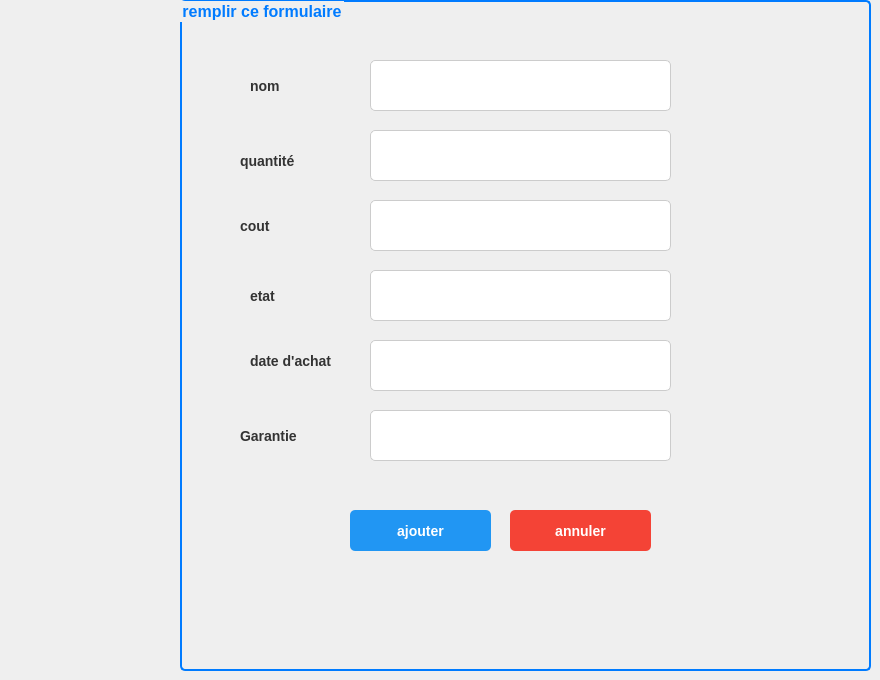
      <widget class="QWidget" name="page_8">
       <widget class="QGroupBox" name="groupBox_3">
        <property name="geometry">
         <rect>
          <x>180</x>
          <y>0</y>
          <width>691</width>
          <height>671</height>
         </rect>
        </property>
        <property name="styleSheet">
         <string notr="true">QGroupBox {
    border: 2px solid #007bff;
    border-radius: 5px;
    padding: 10px;
    font-size: 16px;
    font-weight: bold;
    color: #007bff;
}
</string>
        </property>
        <property name="title">
         <string>remplir ce formulaire</string>
        </property>
        <widget class="QLineEdit" name="lineEdit_10">
         <property name="geometry">
          <rect>
           <x>190</x>
           <y>60</y>
           <width>301</width>
           <height>51</height>
          </rect>
         </property>
         <property name="styleSheet">
          <string notr="true">QLineEdit {
    background-color: #ffffff; /* Fond blanc */
    border: 1px solid #cccccc; /* Bordure grise */
    border-radius: 5px; /* Coins arrondis */
    padding: 8px; /* Espace intérieur */
    font-size: 14px; /* Taille de la police */
    color: #333333; /* Couleur du texte gris foncé */
}

QLineEdit:focus {
    border: 2px solid #2196f3; /* Bordure bleue lorsqu'il est sélectionné */
}</string>
         </property>
         <property name="text">
          <string/>
         </property>
        </widget>
        <widget class="QLineEdit" name="lineEdit_11">
         <property name="geometry">
          <rect>
           <x>190</x>
           <y>130</y>
           <width>301</width>
           <height>51</height>
          </rect>
         </property>
         <property name="styleSheet">
          <string notr="true">QLineEdit {
    background-color: #ffffff; /* Fond blanc */
    border: 1px solid #cccccc; /* Bordure grise */
    border-radius: 5px; /* Coins arrondis */
    padding: 8px; /* Espace intérieur */
    font-size: 14px; /* Taille de la police */
    color: #333333; /* Couleur du texte gris foncé */
}

QLineEdit:focus {
    border: 2px solid #2196f3; /* Bordure bleue lorsqu'il est sélectionné */
}</string>
         </property>
         <property name="text">
          <string/>
         </property>
        </widget>
        <widget class="QLineEdit" name="lineEdit_12">
         <property name="geometry">
          <rect>
           <x>190</x>
           <y>340</y>
           <width>301</width>
           <height>51</height>
          </rect>
         </property>
         <property name="styleSheet">
          <string notr="true">QLineEdit {
    background-color: #ffffff; /* Fond blanc */
    border: 1px solid #cccccc; /* Bordure grise */
    border-radius: 5px; /* Coins arrondis */
    padding: 8px; /* Espace intérieur */
    font-size: 14px; /* Taille de la police */
    color: #333333; /* Couleur du texte gris foncé */
}

QLineEdit:focus {
    border: 2px solid #2196f3; /* Bordure bleue lorsqu'il est sélectionné */
}</string>
         </property>
         <property name="text">
          <string/>
         </property>
        </widget>
        <widget class="QLineEdit" name="lineEdit_13">
         <property name="geometry">
          <rect>
           <x>190</x>
           <y>270</y>
           <width>301</width>
           <height>51</height>
          </rect>
         </property>
         <property name="styleSheet">
          <string notr="true">QLineEdit {
    background-color: #ffffff; /* Fond blanc */
    border: 1px solid #cccccc; /* Bordure grise */
    border-radius: 5px; /* Coins arrondis */
    padding: 8px; /* Espace intérieur */
    font-size: 14px; /* Taille de la police */
    color: #333333; /* Couleur du texte gris foncé */
}

QLineEdit:focus {
    border: 2px solid #2196f3; /* Bordure bleue lorsqu'il est sélectionné */
}</string>
         </property>
         <property name="text">
          <string/>
         </property>
        </widget>
        <widget class="QLineEdit" name="lineEdit_14">
         <property name="geometry">
          <rect>
           <x>190</x>
           <y>200</y>
           <width>301</width>
           <height>51</height>
          </rect>
         </property>
         <property name="styleSheet">
          <string notr="true">QLineEdit {
    background-color: #ffffff; /* Fond blanc */
    border: 1px solid #cccccc; /* Bordure grise */
    border-radius: 5px; /* Coins arrondis */
    padding: 8px; /* Espace intérieur */
    font-size: 14px; /* Taille de la police */
    color: #333333; /* Couleur du texte gris foncé */
}

QLineEdit:focus {
    border: 2px solid #2196f3; /* Bordure bleue lorsqu'il est sélectionné */
}</string>
         </property>
         <property name="text">
          <string/>
         </property>
        </widget>
        <widget class="QLineEdit" name="lineEdit_15">
         <property name="geometry">
          <rect>
           <x>190</x>
           <y>410</y>
           <width>301</width>
           <height>51</height>
          </rect>
         </property>
         <property name="styleSheet">
          <string notr="true">QLineEdit {
    background-color: #ffffff; /* Fond blanc */
    border: 1px solid #cccccc; /* Bordure grise */
    border-radius: 5px; /* Coins arrondis */
    padding: 8px; /* Espace intérieur */
    font-size: 14px; /* Taille de la police */
    color: #333333; /* Couleur du texte gris foncé */
}

QLineEdit:focus {
    border: 2px solid #2196f3; /* Bordure bleue lorsqu'il est sélectionné */
}</string>
         </property>
         <property name="text">
          <string/>
         </property>
        </widget>
        <widget class="QLabel" name="label_6">
         <property name="geometry">
          <rect>
           <x>70</x>
           <y>60</y>
           <width>111</width>
           <height>51</height>
          </rect>
         </property>
         <property name="styleSheet">
          <string notr="true">QLabel {
    font-size: 14px; /* Taille de la police */
    font-weight: bold; /* Texte en gras */
    color: #333333; /* Couleur du texte gris foncé */
}</string>
         </property>
         <property name="text">
          <string>nom</string>
         </property>
        </widget>
        <widget class="QLabel" name="label_14">
         <property name="geometry">
          <rect>
           <x>60</x>
           <y>140</y>
           <width>111</width>
           <height>41</height>
          </rect>
         </property>
         <property name="styleSheet">
          <string notr="true">QLabel {
    font-size: 14px; /* Taille de la police */
    font-weight: bold; /* Texte en gras */
    color: #333333; /* Couleur du texte gris foncé */
}</string>
         </property>
         <property name="text">
          <string>quantité</string>
         </property>
        </widget>
        <widget class="QLabel" name="label_15">
         <property name="geometry">
          <rect>
           <x>60</x>
           <y>210</y>
           <width>121</width>
           <height>31</height>
          </rect>
         </property>
         <property name="styleSheet">
          <string notr="true">QLabel {
    font-size: 14px; /* Taille de la police */
    font-weight: bold; /* Texte en gras */
    color: #333333; /* Couleur du texte gris foncé */
}</string>
         </property>
         <property name="text">
          <string>cout</string>
         </property>
        </widget>
        <widget class="QLabel" name="label_16">
         <property name="geometry">
          <rect>
           <x>70</x>
           <y>280</y>
           <width>111</width>
           <height>31</height>
          </rect>
         </property>
         <property name="styleSheet">
          <string notr="true">QLabel {
    font-size: 14px; /* Taille de la police */
    font-weight: bold; /* Texte en gras */
    color: #333333; /* Couleur du texte gris foncé */
}</string>
         </property>
         <property name="text">
          <string>etat</string>
         </property>
        </widget>
        <widget class="QLabel" name="label_17">
         <property name="geometry">
          <rect>
           <x>70</x>
           <y>340</y>
           <width>101</width>
           <height>41</height>
          </rect>
         </property>
         <property name="styleSheet">
          <string notr="true">QLabel {
    font-size: 14px; /* Taille de la police */
    font-weight: bold; /* Texte en gras */
    color: #333333; /* Couleur du texte gris foncé */
}</string>
         </property>
         <property name="text">
          <string>date d'achat</string>
         </property>
        </widget>
        <widget class="QLabel" name="label_18">
         <property name="geometry">
          <rect>
           <x>60</x>
           <y>410</y>
           <width>111</width>
           <height>51</height>
          </rect>
         </property>
         <property name="styleSheet">
          <string notr="true">QLabel {
    font-size: 14px; /* Taille de la police */
    font-weight: bold; /* Texte en gras */
    color: #333333; /* Couleur du texte gris foncé */
}</string>
         </property>
         <property name="text">
          <string>Garantie</string>
         </property>
        </widget>
        <widget class="QPushButton" name="pushButton_3">
         <property name="geometry">
          <rect>
           <x>170</x>
           <y>510</y>
           <width>141</width>
           <height>41</height>
          </rect>
         </property>
         <property name="styleSheet">
          <string notr="true">QPushButton {
    background-color: #2196f3; /* Fond bleu */
    color: white; /* Texte blanc */
    font-size: 14px; /* Taille de la police */
    font-weight: bold; /* Texte en gras */
    border: none; /* Pas de bordure */
    border-radius: 5px; /* Coins arrondis */
    padding: 10px 20px; /* Espace intérieur */
}

QPushButton:hover {
    background-color: #1976d2; /* Fond bleu foncé au survol */
}

QPushButton:pressed {
    background-color: #0d47a1; /* Fond bleu très foncé au clic */
}</string>
         </property>
         <property name="text">
          <string>ajouter</string>
         </property>
        </widget>
        <widget class="QPushButton" name="pushButton_8">
         <property name="geometry">
          <rect>
           <x>330</x>
           <y>510</y>
           <width>141</width>
           <height>41</height>
          </rect>
         </property>
         <property name="styleSheet">
          <string notr="true">QPushButton {
    background-color: #f44336; /* Fond rouge */
    color: white; /* Texte blanc */
    font-size: 14px; /* Taille de la police */
    font-weight: bold; /* Texte en gras */
    border: none; /* Pas de bordure */
    border-radius: 5px; /* Coins arrondis */
    padding: 10px 20px; /* Espace intérieur */
}

QPushButton:hover {
    background-color: #d32f2f; /* Fond rouge foncé au survol */
}

QPushButton:pressed {
    background-color: #b71c1c; /* Fond rouge très foncé au clic */
}</string>
         </property>
         <property name="text">
          <string>annuler</string>
         </property>
        </widget>
       </widget>
      </widget>
